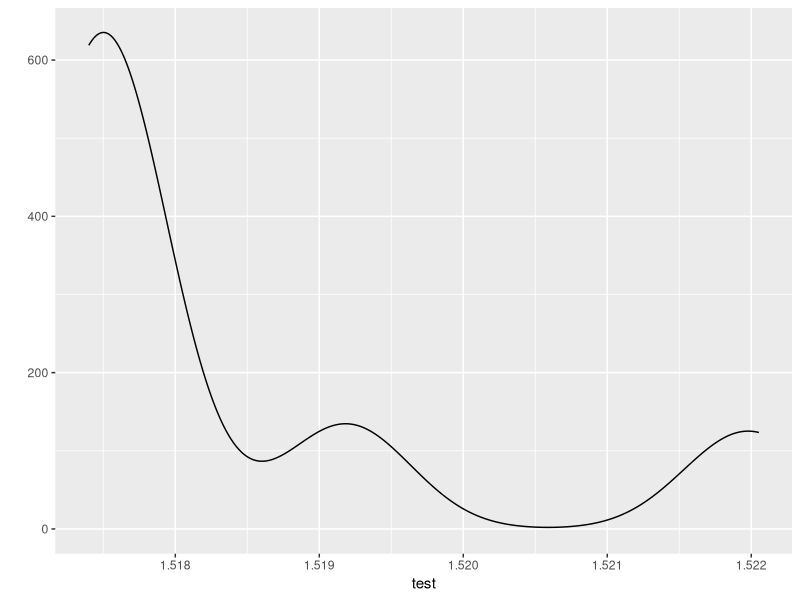

The R source for this figure: (Note: this script raises an error after producing the figure.)
# base distn for the population: 

means <- c(1.5175,1.5192,1.5220)

library(mixtools)

test <- rnormmix(100, lambda = c(.6, .2, .2), mu = means, sigma = 4e-5)


library(ggplot2)
qplot(x = test, geom = "density")

ggplot(data = glass_pop, aes(x = RI, weight = Count, y = ..density..)) + 
  geom_histogram(binwidth = .0002) + 
  geom_density(data = data.frame(x = test), inherit.aes = F, aes(x = x))


plot(ecdf(test))

library(ggfortify)

mix_fun <- function(x, mus, sigma, ws){
  ws[1]*dnorm(x, mus[1], sigma) + ws[2]*dnorm(x, mus[2], sigma)
   + ws[3]*dnorm(x, mus[3], sigma)
}

ggdistribution(mix_fun, x = seq(1.51,1.53, 0.00005), 
               ws= c(.6, .2, .2), mus = means, sigma = 4e-5)
p <- ggdistribution(dnorm, x= seq(1.51,1.53, 0.00005), mean = means[1], sd = 4e-5 ) 
p  
p2 <- ggdistribution(dnorm, x= seq(1.51,1.53, 0.00005), mean = means[2], sd = 4e-5 , p = p) 
p2
ggdistribution(dnorm, x= seq(1.51,1.53, 0.00005), mean = means[3], sd = 4e-5 , p = p2) 


p <- ggdistribution(pnorm, x = seq(1.51,1.53, 0.001), mean = 1.518458, sd = 4e-5)
p
p2 <- ggdistribution(pnorm, x = seq(1.51,1.53, 0.001), mean = 1.518458-.001, sd = 1e-4, p = p, colour = "red")

ggdistribution(pnorm, x = seq(1.51,1.53, 0.001), mean = 1.518458+.001, sd = 1e-4, p = p2, colour = "blue")


sample_mixnorm <- function(u, mus, sigmas, ws){
  if (u < ws[1]){
    rnorm(1, mean = mus[1], sd = sigmas[1])
  } else if (u < sum(ws[1:2]) & u >= ws[1]){
    rnorm(1, mean = mus[2], sd = sigmas[2])
  } else if (u >= sum(ws[1:2])) {
      rnorm(1, mean = mus[3], sd = sigmas[3])
  }
}

# this is nothing
test <- data.frame(u = runif(1000))

test2 <- mutate(test, draws = map_dbl(u, sample_mixnorm, 
                                      mus = means, sigmas = rep(4e-5,3), ws = c(.6,.2,.2)))
test2 <- test2 %>% mutate(draws_bigger = map_dbl(u, sample_mixnorm, 
                         mus = means +.001 , sigmas = rep(4e-4,3), ws = rep(1/3,3)),
                         draws_smaller = map_dbl(u, sample_mixnorm, 
                                                mus = means -.003 , sigmas = rep(4e-4,3), ws = rep(1/3,3)))
test2 <- test2 %>% mutate(draws_bigger = rnorm(1000, mean = 1.522, sd = 1e-3 ), 
                          draws_smaller = rnorm(1000, mean = 1.517, sd = 1e-3))

test3 <- test2 %>% mutate(draws_ecdf = ecdf(draws)(draws),
                 draws_bigger_ecdf = ecdf(draws_bigger)(draws_bigger), 
                 draws_smaller_ecdf = ecdf(draws_smaller)(draws_smaller))

ggplot(data = test3) + 
  geom_line(aes(x = draws, y = draws_ecdf)) + 
  geom_line(aes(x = draws_bigger, y= draws_bigger_ecdf), color = "blue") + 
  geom_line(aes(x = draws_smaller, y= draws_smaller_ecdf), color = "red")
 

plot(ecdf(test2$draws))

qplot(test2$draws, binwidth = .00002)
means
